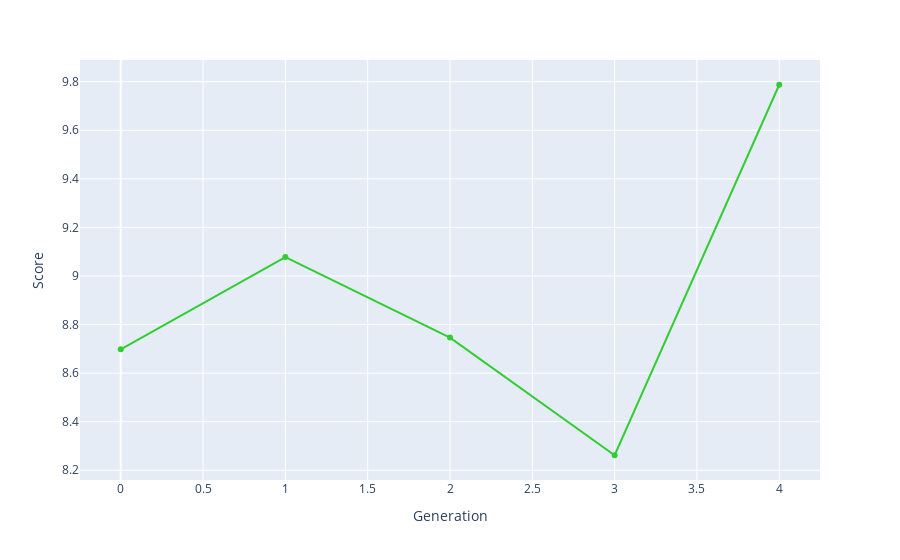

The cell this chart's notebook holds for it:
### Code cell
bestRankDF = pd.DataFrame(bestRank, columns=['Score', 'Schedule'])
bestRank
bestRankDF['Generation'] = bestRankDF.index.values
fig = px.line(bestRankDF, x='Generation', y='Score', hover_data=['Schedule'], markers=True)
fig.update_traces(line_color='LimeGreen')
fig.show()
fileName = f'p{popSize}g{generations}n{nSwaps}.html'
fig.write_html(f'charts/{fileName}', include_plotlyjs="cdn")

### Figure 1 — Plotly figure (JSON) as saved in the notebook; plotly's stock layout.template omitted (floating-point values rounded to 4 significant figures; data arrays with more than 128 entries replaced by an {"elided": "..."} marker saying what was removed)
{"data": [{"customdata": {"elided": "5x1x48 int values"}, "hovertemplate": "Generation=%{x}<br>Score=%{y}<br>Schedule=%{customdata[0]}<extra></extra>", "legendgroup": "", "line": {"color": "LimeGreen", "dash": "solid"}, "marker": {"symbol": "circle"}, "mode": "markers+lines", "name": "", "orientation": "v", "showlegend": false, "type": "scatter", "x": [0, 1, 2, 3, 4], "xaxis": "x", "y": [8.698, 9.078, 8.746, 8.262, 9.787], "yaxis": "y"}], "layout": {"legend": {"tracegroupgap": 0}, "margin": {"t": 60}, "xaxis": {"anchor": "y", "domain": [0, 1], "title": {"text": "Generation"}}, "yaxis": {"anchor": "x", "domain": [0, 1], "title": {"text": "Score"}}}}
